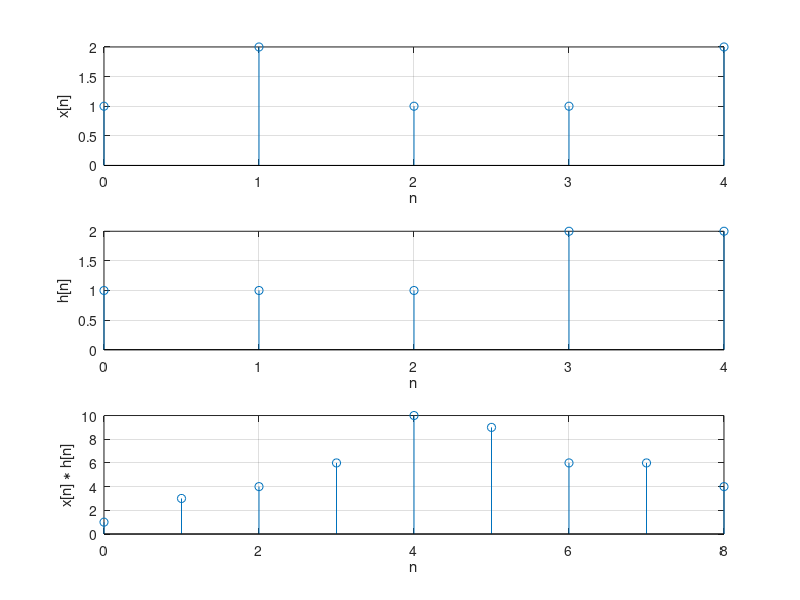

This chart was generated by the following MATLAB code:
% ass 5 q 1
%% clear
clc
clear all
close all

%% setting sequences
x = [1,2,1,1,2];
h = [1,1,1,2,2];
n = 0:4; 

%% stem original sequences
subplot(3,1,1);
stem(n,x);
xlabel('n');
ylabel('x[n]');
grid on;

subplot(3,1,2);
stem(n,h);
xlabel('n');
ylabel('h[n]');
grid on;

%% generate and stem convolution
subplot(3,1,3);
y = conv(x,h);
n = 0:length(y)-1;
stem(n,y);
xlabel('n');
ylabel('x[n] \ast h[n]');
grid on;